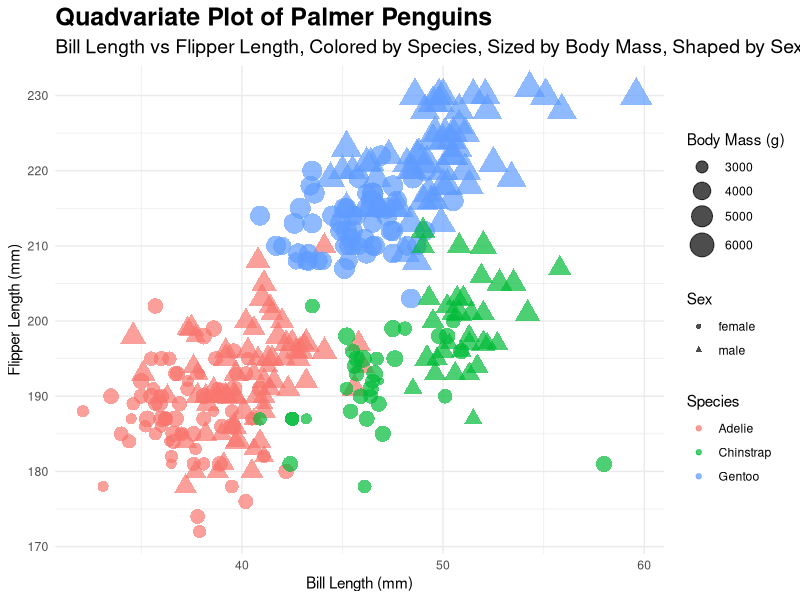

The R script that drew this image:
## ---- chunk 1
# Load libraries
library(tidyverse)
library(palmerpenguins)

# Drop NA rows for simplicity
penguins_clean <- penguins %>%
  drop_na(bill_length_mm, flipper_length_mm, species, body_mass_g, sex)

# Create quadvariate scatter plot
ggplot(penguins_clean, aes(
  x = bill_length_mm,
  y = flipper_length_mm,
  color = species,
  size = body_mass_g,
  shape = sex
)) +
  geom_point(alpha = 0.7) +
  scale_size(range = c(2, 8)) +
  labs(
    title = "Quadvariate Plot of Palmer Penguins",
    subtitle = "Bill Length vs Flipper Length, Colored by Species, Sized by Body Mass, Shaped by Sex",
    x = "Bill Length (mm)",
    y = "Flipper Length (mm)",
    color = "Species",
    size = "Body Mass (g)",
    shape = "Sex"
  ) +
  theme_minimal() +
  theme(
    plot.title = element_text(size = 18, face = "bold"),
    plot.subtitle = element_text(size = 14),
    legend.position = "right"
  )

